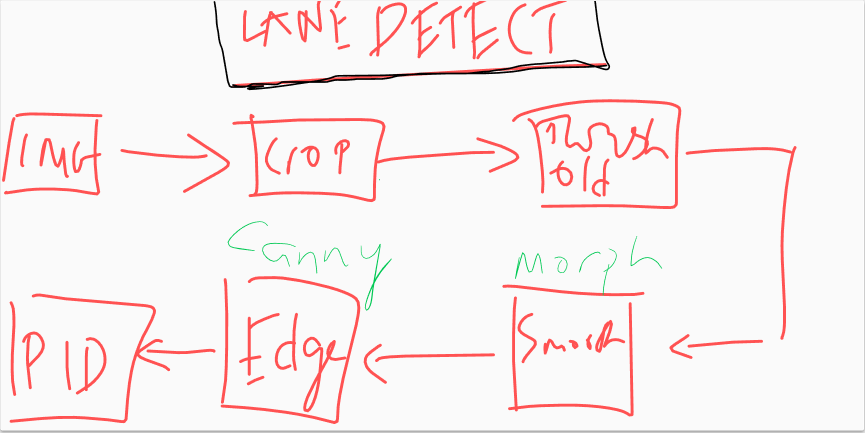
#> input picture Self-Driving Car/Algorithm.png, 1729 x 866 px, given in place of the camera (shown at 1/2 size)
$ python test2-smoothening.py
#> lines starting #> are read from the running program, lines starting #| are printed output that depends on the picture; after the words box and inside, x2 and y2 are one past the last pixel; in counts of white or black regions, pixels touching at a corner belong together
import cv2
import numpy as np

feed = cv2.VideoCapture(0)

while True:
    ret, frame = feed.read()
#> frame is the input picture: shape (866, 1729, 3); mean B, G, R 239.4, 239.6, 248.5
    grayscaled = cv2.cvtColor(frame, cv2.COLOR_BGR2GRAY)
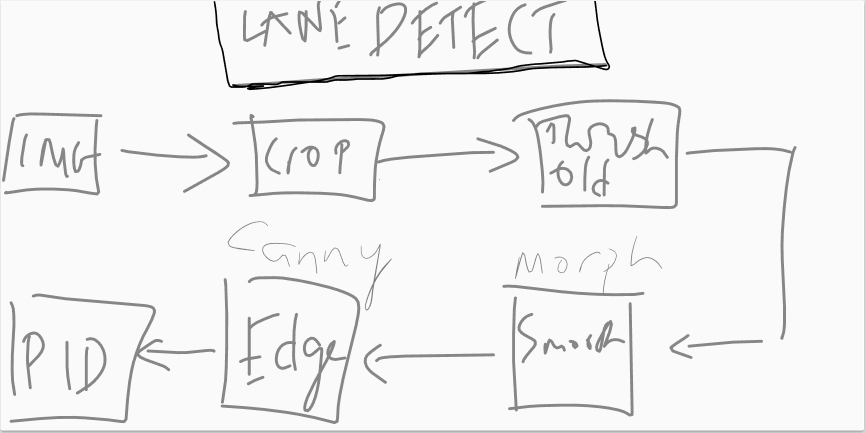
#> grayscaled: shape (866, 1729) (shown at 1/2 size); min 0, max 255, mean 242.3

    required_roi = grayscaled #This changes into a cropped version according to the final robot.

    retval, threshold = cv2.threshold(required_roi, 100, 255, cv2.THRESH_BINARY_INV)
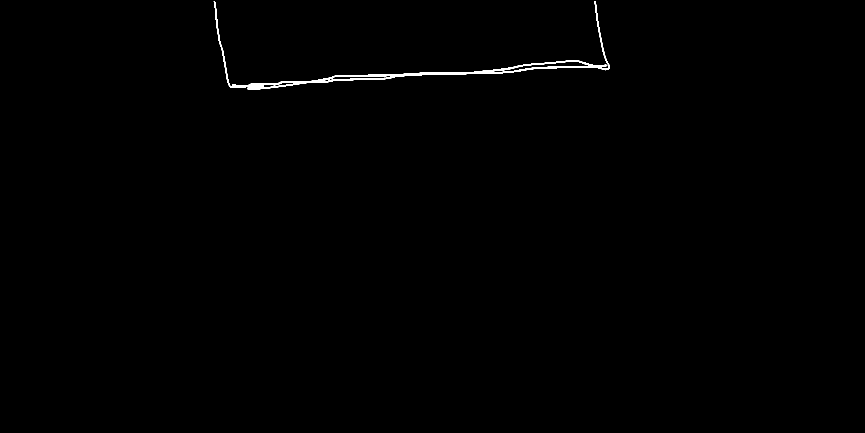
#> threshold: shape (866, 1729) (shown at 1/2 size); 0.38% white; 1 white region, box (x1, y1, x2, y2) and area: (427, 2, 1220, 180) 5718
    gauss = cv2.adaptiveThreshold(grayscaled, 255, cv2.ADAPTIVE_THRESH_GAUSSIAN_C, cv2.THRESH_BINARY, 201, 1)
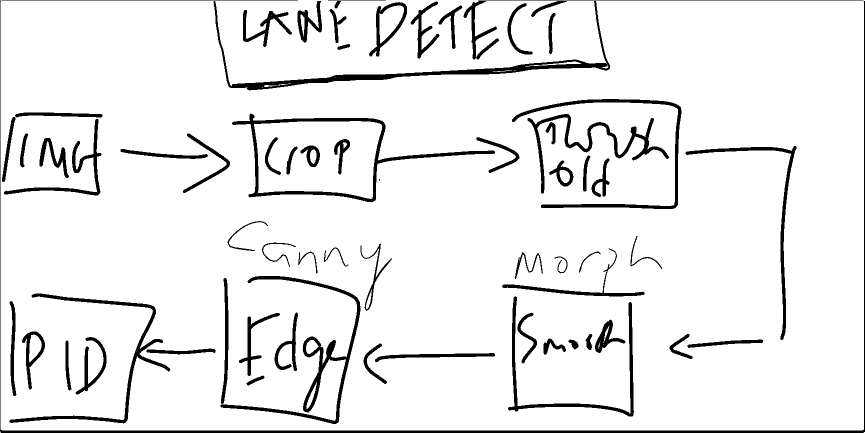
#> gauss: shape (866, 1729) (shown at 1/2 size); 92.6% white; 69 black regions (1 under 20 px), largest, box (x1, y1, x2, y2) and area: (0, 1, 1729, 866) 10368, (427, 2, 1221, 181) 9020, (441, 552, 721, 848) 7544
    gauss_mask = cv2.bitwise_not(gauss)
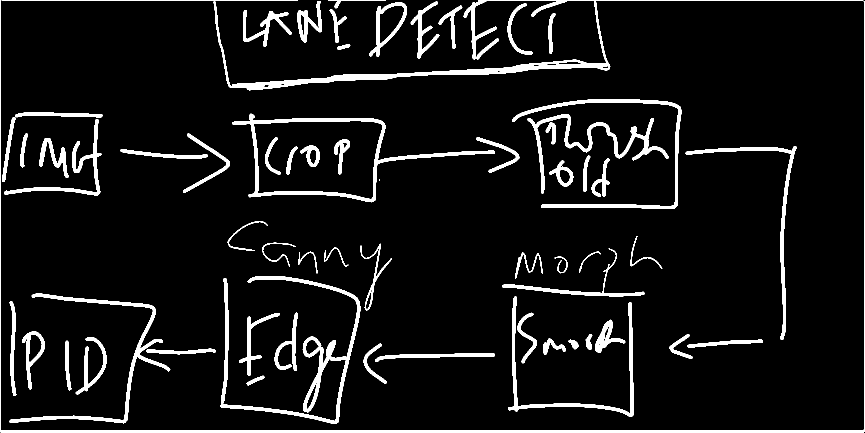
#> gauss_mask: shape (866, 1729) (shown at 1/2 size); 7.4% white; 69 white regions (1 under 20 px), largest, box (x1, y1, x2, y2) and area: (0, 1, 1729, 866) 10368, (427, 2, 1221, 181) 9020, (441, 552, 721, 848) 7544

##    kernel = np.ones((5,5), np.uint8)
##    #erosion = cv2.erode(threshold, kernel, iterations = 1)
##    #dilation = cv2.dilate(threshold, kernel, iterations = 1)
##
##    #opening = cv2.morphologyEx(threshold, cv2.MORPH_OPEN, kernel)
##    closing = cv2.morphologyEx(threshold, cv2.MORPH_CLOSE, kernel)
##
##    #cv2.imshow('erosion', erosion)
##    #cv2.imshow('dilation', dilation)
##    #cv2.imshow('opening', opening)
##    cv2.imshow('closing', closing)

    kernel = np.ones((15,15), np.float32)/225
    #smoothed= cv2.filter2D(threshold, -1, kernel)

    #blur = cv2.GaussianBlur(threshold, (15,15),0)
    median = cv2.medianBlur(threshold, 45)
#> median: shape (866, 1729); every value is 0
    #bilateral = cv2.bilateralFilter(threshold, 15,75, 75)

    #cv2.imshow('smoothed', smoothed)
    #cv2.imshow('blur', blur)
    cv2.imshow('median', median)
    #cv2.imshow('bilateral', bilateral)

    cv2.imshow('gaussian', gauss_mask)
    cv2.imshow('original', grayscaled)
    cv2.imshow('ththresholdhold', threshold)

    if cv2.waitKey(5) & 0xFF == ord('q'):
#> (key q is pressed here)
        break

cv2.destroyAllWindows()
feed.release()
